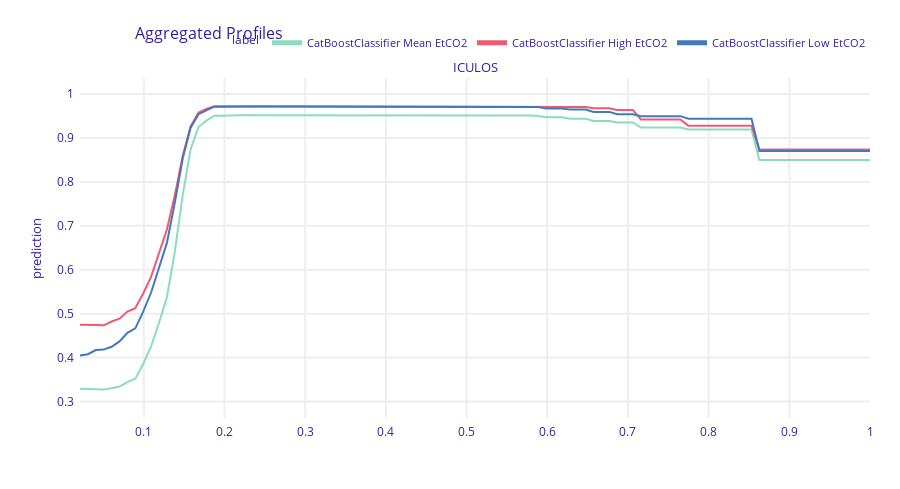

Notebook cell for this chart:
### Code cell
pdp_etco2 = exp.model_profile(type='partial', variables='ICULOS', groups= 'EtCO2')
fig = pdp_etco2.plot(show=False)
fig = fig.for_each_trace(lambda t: t.update(name=t.name.replace(f'CatBoostClassifier_{etco2_mean}','CatBoostClassifier Mean EtCO2') \
                                                        .replace(f'CatBoostClassifier_{etco2_mean + 3*etco2_std}','CatBoostClassifier High EtCO2') \
                                                        .replace(f'CatBoostClassifier_{etco2_mean - 3*etco2_std}','CatBoostClassifier Low EtCO2')))
fig.show()
# X_val_ex['EtCO2'] = X_val_ex['EtCO2'].apply(lambda x: 0.25 if x > 0.235 else 0.2 if x < 0.215 else 0.22)
